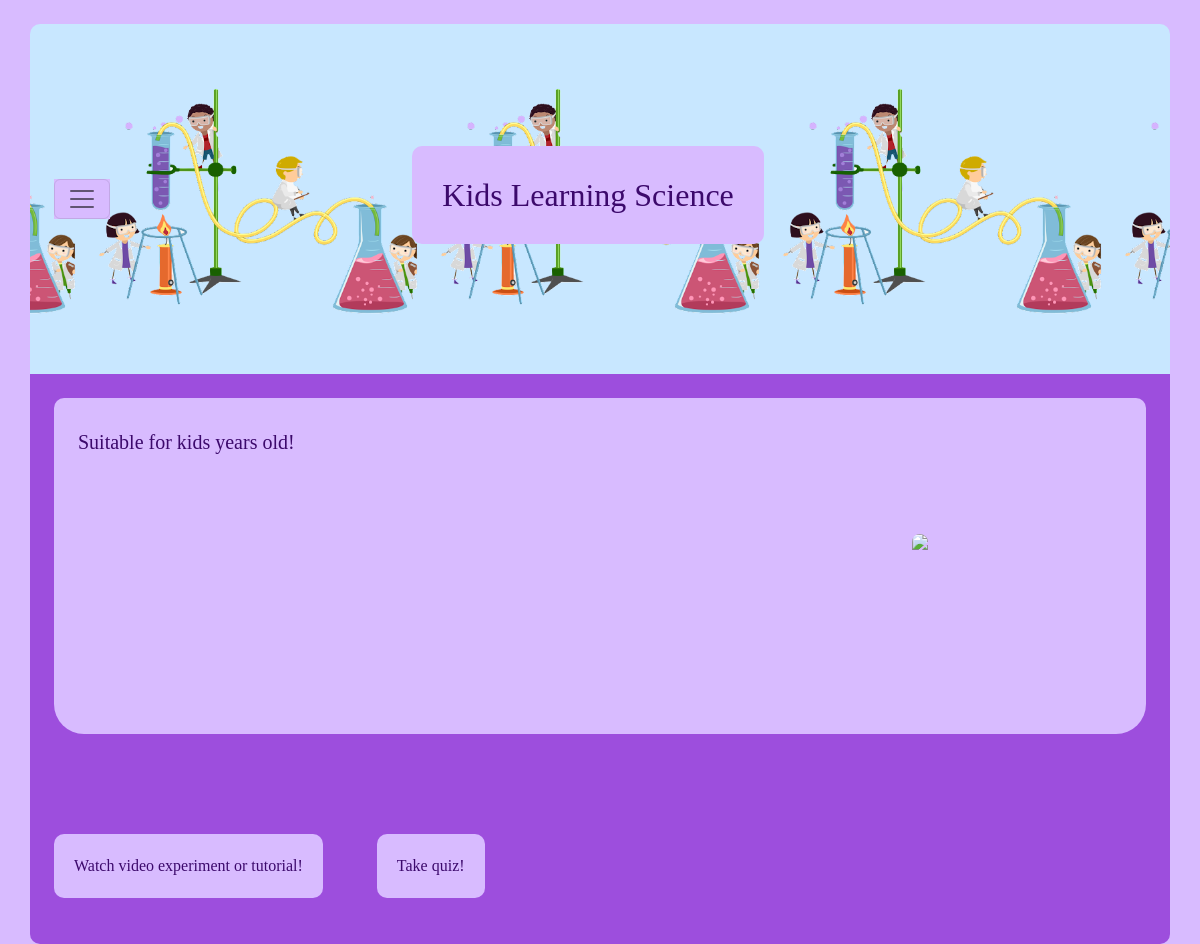
/technology/intermediate/, run on an earlier commit of the app's database.
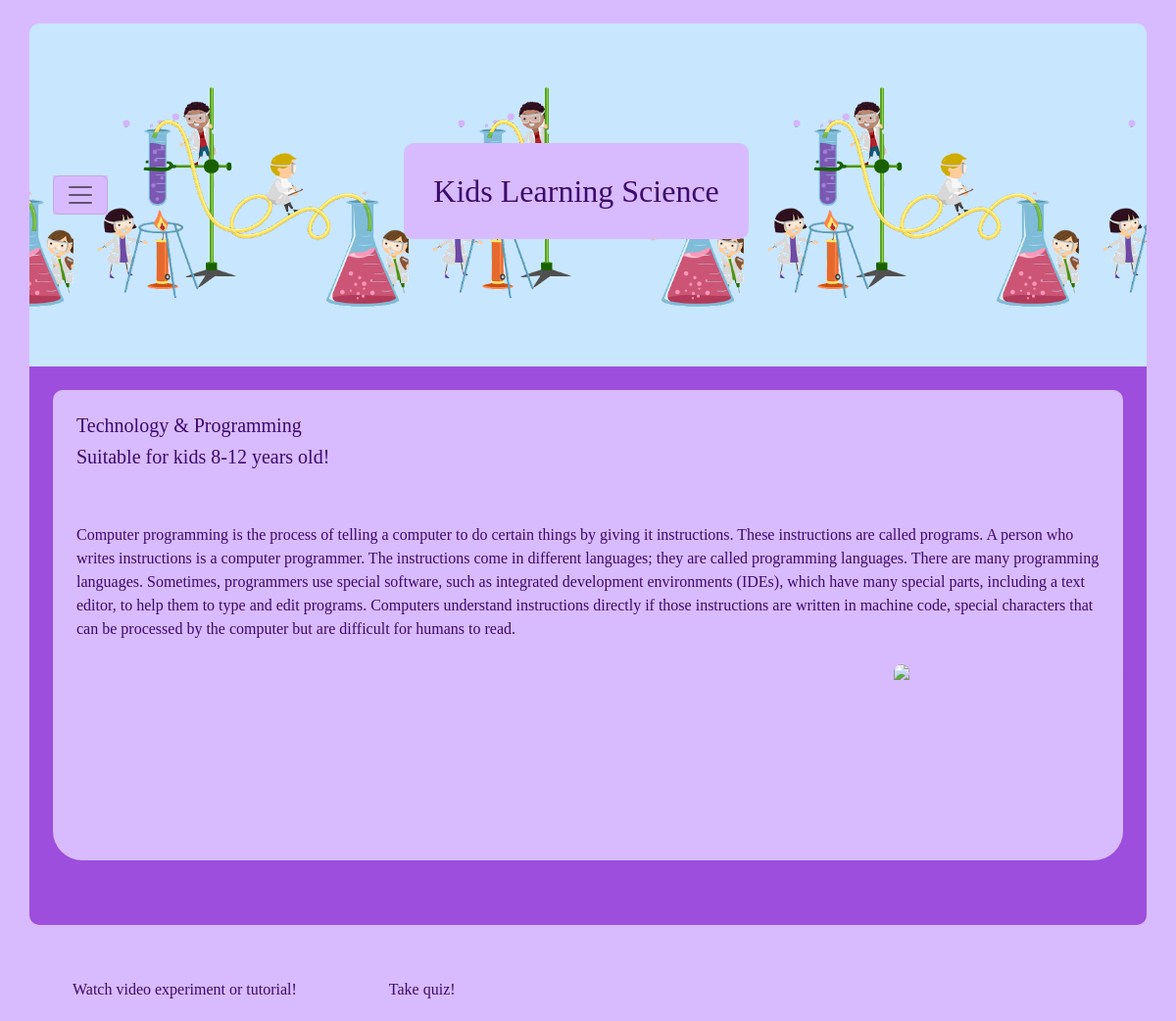
And on a later commit of the database.
### HW5App/models.py (models this page shows, shortened)
class Course(models.Model):
    title = models.CharField(max_length=50)
    description = models.TextField(max_length=1000, null=True)
    topic = models.ForeignKey(Topic, on_delete=models.CASCADE)
    age = models.ForeignKey(AgeGroup, on_delete=models.CASCADE)

class Topic(models.Model):
    title = models.CharField(max_length=50)

class AgeGroup(models.Model):
    title = models.CharField(max_length=50)

### HW5App/views.py (the view)
# urls.py: path('technology/intermediate/', tech2, name="tech2"),
def tech2(request):
    try:
        courses = Course.objects.all()
    except Course.DoesNotExist:
        courses = None
    context = {"courses": list(courses)}
    return render(request, "tech2.html",  context=context)

### templates/tech2.html (shortened to what this page needs)
<!DOCTYPE html>
<html lang="en">
<head>
    <link href="https://cdn.jsdelivr.net/npm/bootstrap@5.2.0-beta1/dist/css/bootstrap.min.css" rel="stylesheet"
>
        {% load static %} background-image: url('{% static 'kids.png'%}');
</head>
<body>
<div class="container">
    <nav class="navbar mt-4 p-4">
        <div>
            <button class="navbar-toggler " type="button" data-bs-toggle="offcanvas" data-bs-target="#offcanvasNavbar"
                    aria-controls="offcanvasNavbar">
                <span class="navbar-toggler-icon"></span>
            </button>
        </div>
        <h2 class="title">Kids Learning Science</h2>
    </nav>
    <div class="jumbotron p-4 text-left">
        <div id="div1">
            <div class="p-4 border-top-custom">
                <h5>{{ courses.1.topic.title }}</h5>
                <h5>Suitable for kids {{ courses.1.age.title }} years old!</h5>
            </div>
            <div class="p-4">
                {{ courses.1.description }}
            </div>
            <img style="float: right; margin-right: 20%; border-radius: 10px; height: 200px"
                 src="http://www.techtalk.gfi.com/wp-content/uploads/2014/05/tech-kid.jpg">
            <p class="lead"></p>
        </div>
        <button class="watch">Watch video experiment or tutorial!</button>
        <button class="watch">Take quiz!</button>
    </div>
</div>
</body>
</html>

What changed in the data, as far as the page shows it:
added Course: topic.title "Technology & Programming", age.title "8-12", description "Computer programming is the process of telling a computer to do certain things by giving it instructions. These instructions are called programs. A person who writes instructions is a computer programmer. The instructions come in different languages; they are called programming languages. There are many programming languages. Sometimes, programmers use special software, such as integrated development environments (IDEs), which have many special parts, including a text editor, to help them to type and edit programs. Computers understand instructions directly if those instructions are written in machine code, special characters that can be processed by the computer but are difficult for…"
